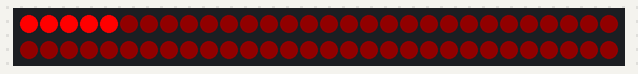
A program run on a simulated ESP32 board running MicroPython. Parts: 60 RGB LEDs in strip order, left to right, continuing on the next row.

Above: at 0.15 s.
At 2.27 s:
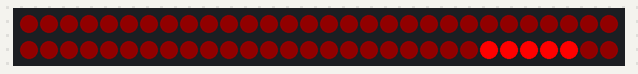
At 4.4 s:
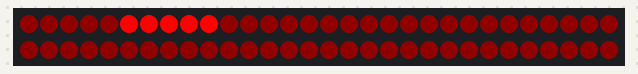
At 8.65 s:
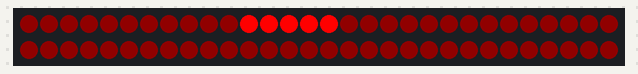
At 12.9 s:
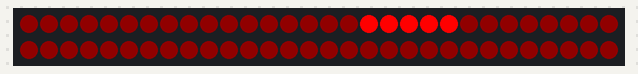
At 17.76 s:
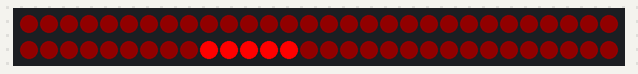

Measured:
- by itself, everything shown: repeats every 16.7 s, in 55 steps

The program:

main.py
```python
#! /usr/bin/env python

###############################################################################
# esp32_NeoPixel_KnightRider.py
#
# Simple Knight Rider effect using a neopixel strip connected to an esp32
#
# NOTE: Any plotting is set up for output, not viewing on screen.
#       So, it will likely be ugly on screen. The saved PDFs should look
#       better.
#
# Created: 02/02/19
#   - Joshua Vaughan
#   - joshua.vaughan@louisiana.edu
#   - http://www.ucs.louisiana.edu/~jev9637
#
# Modified:
#   *
#
# TODO:
#   *
###############################################################################

import machine
import neopixel
import time

NEO_PIN = 15
NUM_LEDS = 60
NUM_CYCLE = 5

RED_HIGH = (255,0,0)
RED_LOW = (16,0,0)
GREEN_HIGH = (0,255,0)
GREEN_LOW = (0,16,0)
BLUE_HIGH = (0,0,255)
BLUE_LOW = (0,0,16)


neo = neopixel.NeoPixel(machine.Pin(NEO_PIN), NUM_LEDS)

# Should be filled with 0s to start (off), but ensure that's true
neo.fill((0,0,0))
neo.write()


index = 0
going = True

while(True):
    # Fill with zeros (off) to start
    neo.fill(RED_LOW)

    if (index + NUM_CYCLE >= NUM_LEDS):
        going = False

    elif (index <= 0):
        going = True


    if going:
        for n in range(NUM_CYCLE):
            neo[index + n] = RED_HIGH

        index = index + 1

    else:
        for n in range(NUM_CYCLE):
            neo[index + NUM_CYCLE - n - 1] = RED_HIGH

        index = index - 1

    neo.write()
#     for led_number, led in enumerate(led_state):
#         led_def = 'LED{}'.format(led_number)
#         if led:
#             v[led_def].background_color='red'
#         else:
#             v[led_def].background_color='cccccc'

    time.sleep(0.01)
```
